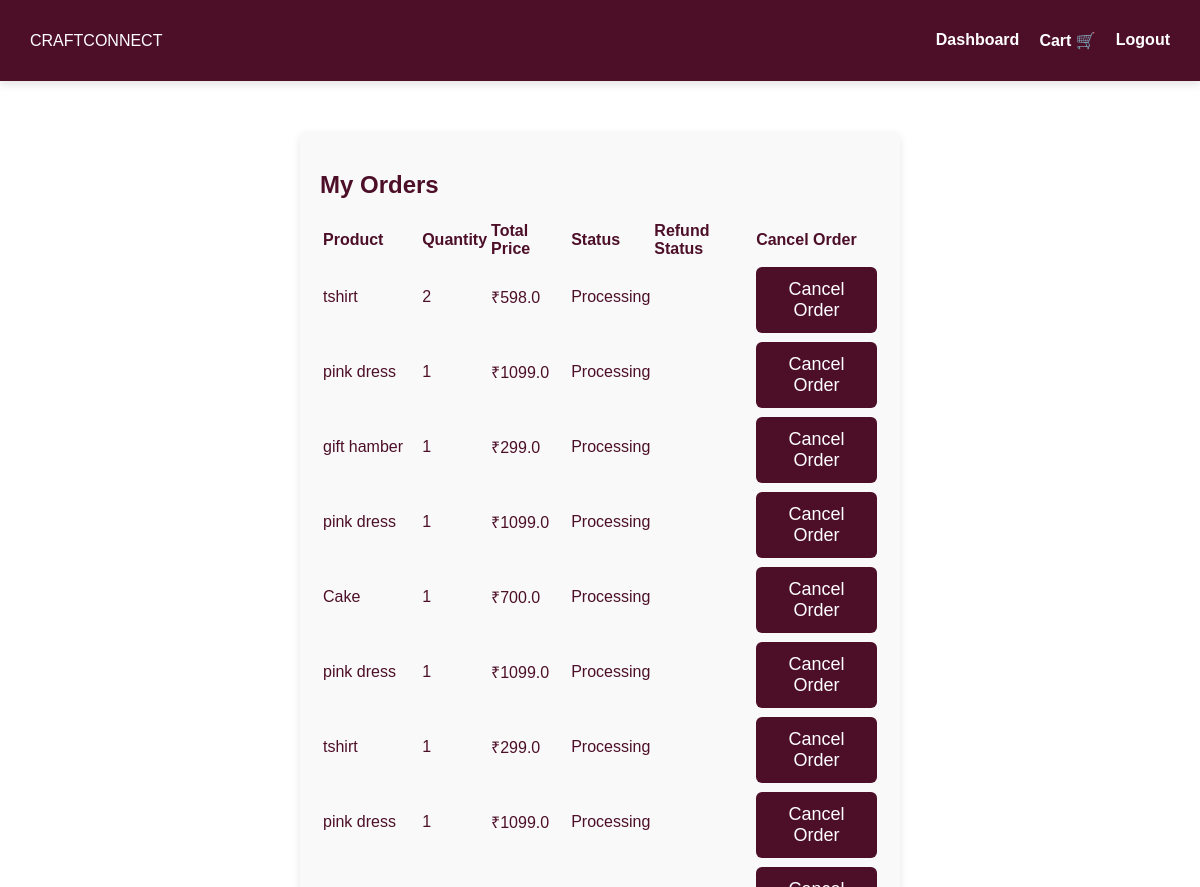
Page /orders (signed in, upper part) on the earlier database version.
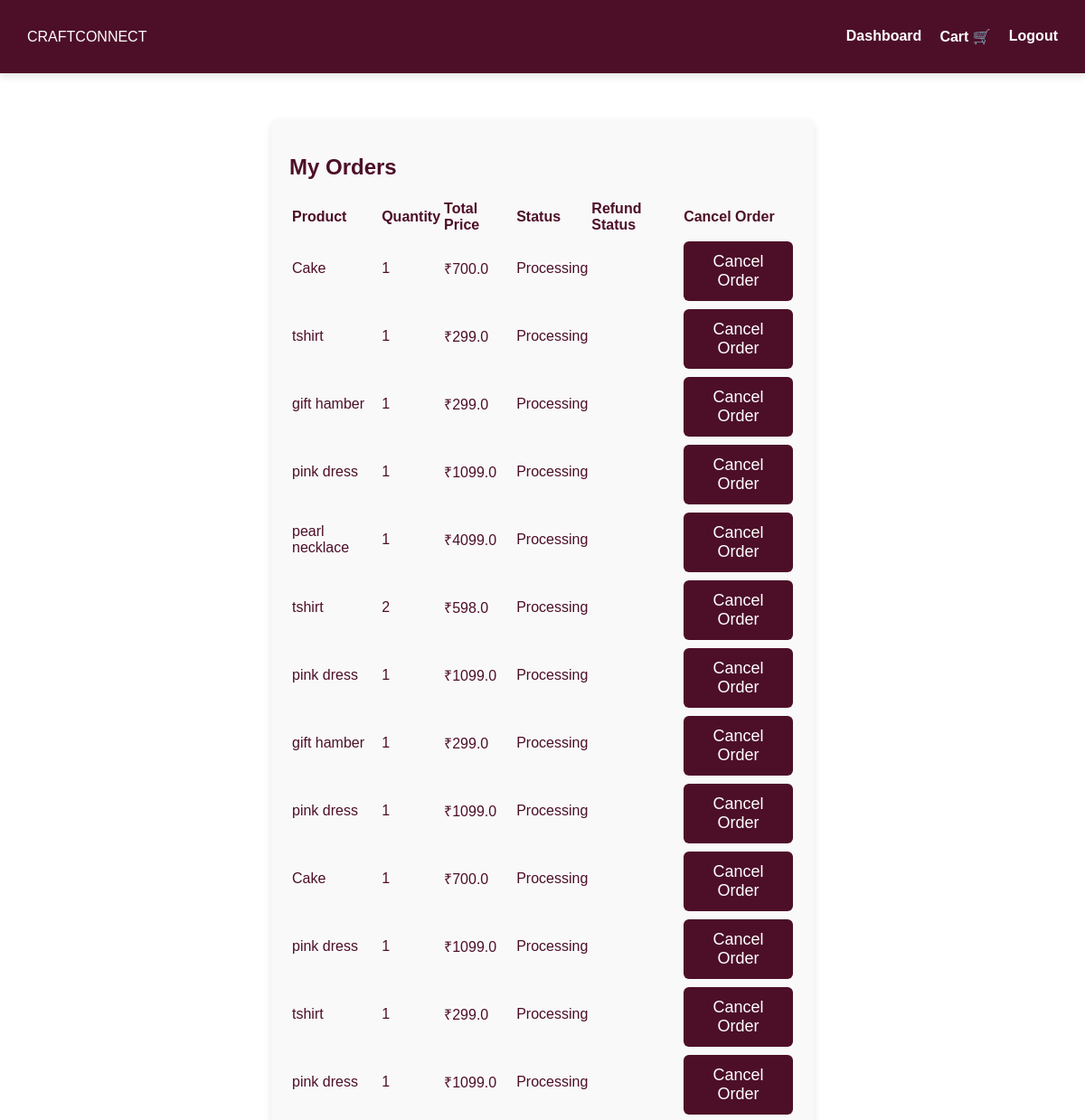
Same page on the later database version.
### tables this page shows
CREATE TABLE orders (
            id INTEGER PRIMARY KEY AUTOINCREMENT,
            user_id INTEGER NOT NULL,
            product_id INTEGER NOT NULL,
            quantity INTEGER NOT NULL,
            total_price REAL NOT NULL,
            status TEXT DEFAULT 'Processing',
            order_date TIMESTAMP DEFAULT CURRENT_TIMESTAMP, payment_status TEXT NOT NULL DEFAULT 'COD', address TEXT, phone TEXT, email TEXT, manufacturer_id INTEGER, confirmation_pending INTEGER DEFAULT 0, product_image TEXT, size TEXT, category text,
            FOREIGN KEY (user_id) REFERENCES users (id),
            FOREIGN KEY (product_id) REFERENCES products (id)
        );

CREATE TABLE products (
            id INTEGER PRIMARY KEY AUTOINCREMENT,
            name TEXT NOT NULL,
            description TEXT NOT NULL,
            price REAL NOT NULL,
            image TEXT NOT NULL,
            manufacturer_id INTEGER, approved INTEGER DEFAULT 0, category TEXT, stock_limit INTEGER DEFAULT NULL, size_chart TEXT,
            FOREIGN KEY (manufacturer_id) REFERENCES users (id)
        );

### app.py (the view)
@app.route('/orders')
def orders():
    if "user_id" not in session:
        return redirect(url_for("login"))
    user_id = session["user_id"]
    conn = sqlite3.connect("craftconnect.db")
    cursor = conn.cursor()
    cursor.execute("""
        SELECT orders.id, products.name, orders.quantity, orders.total_price, orders.status, orders.order_date
        FROM orders
        JOIN products ON orders.product_id = products.id
        WHERE orders.user_id=?
        ORDER BY orders.order_date DESC
    """, (user_id,))
    orders = cursor.fetchall()
    conn.close()
    return render_template("orders.html", orders=orders)

### templates/orders.html (shortened to what this page needs)
<!DOCTYPE html>
<html lang="en">
<head>
    <link rel="stylesheet" href="{{ url_for('static', filename='css/styles.css') }}">
</head>
<body>
    <nav class="navbar">
        <div class="logo">CRAFTCONNECT</div>
        <ul class="nav-links">
            <li><a href="{{ url_for('customer_dashboard') }}">Dashboard</a></li>
            <li><a href="{{ url_for('cart') }}">Cart 🛒</a></li>
            <li><a href="{{ url_for('logout') }}">Logout</a></li>
        </ul>
    </nav>
    <section class="order-container">
        <h2>My Orders</h2>
        {% if orders %}
            <table class="order-table">
                <tr>
                    <th>Product</th>
                    <th>Quantity</th>
                    <th>Total Price</th>
                    <th>Status</th>
                    <th>Refund Status</th>
                    <th>Cancel Order</th>
                </tr>
                {% for order in orders %}
                <tr>
                    <td>{{ order[1] }}</td>
                    <td>{{ order[2] }}</td>
                    <td>₹{{ order[3] }}</td>
                    <td>{{ order[4] }}</td>
                    <td>{{ order[6] }}</td>
                    <td>
                        {% if order[4] == "Processing" %}
                            <form action="{{ url_for('cancel_order', order_id=order[0]) }}" method="POST">
                                <button type="submit" class="cancel-btn">Cancel Order</button>
                            </form>
                        {% else %}
                            <span class="status-disabled">Cannot Cancel</span>
                        {% endif %}
                    </td>
                </tr>
                {% endfor %}
            </table>
        {% else %}
            <p>No orders found.</p>
        {% endif %}
    </section>
</body>
</html>

Differences in the rows shown:
added orders: name "Cake", quantity "1", total_price "700.0", status "Processing"
added orders: name "tshirt", quantity "1", total_price "299.0", status "Processing"
added orders: name "gift hamber", quantity "1", total_price "299.0", status "Processing"
added orders: name "pink dress", quantity "1", total_price "1099.0", status "Processing"
added orders: name "pearl necklace", quantity "1", total_price "4099.0", status "Processing"
